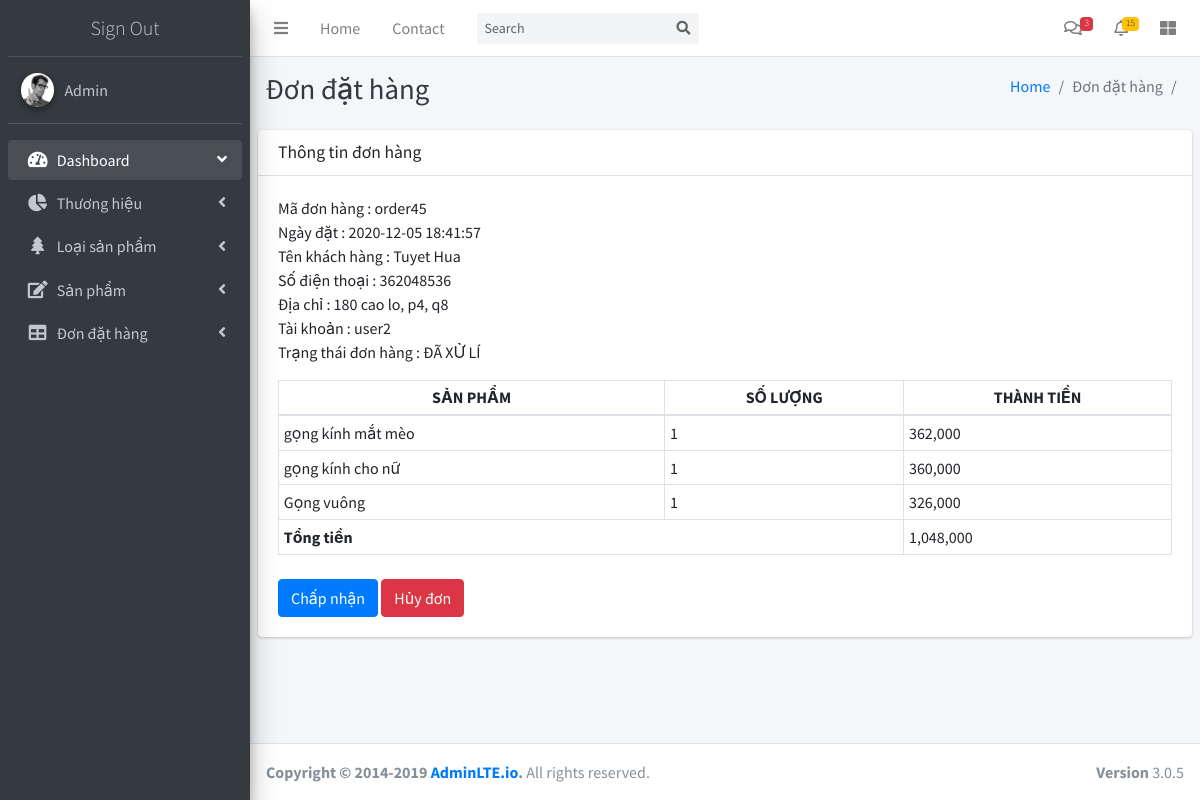
The page /admin/index.php?m=order&p=detail&idorder=order45 (signed in) on the database its author committed.
### tables this page shows
CREATE TABLE IF NOT EXISTS `t_order` (
  `orderId` varchar(50) NOT NULL,
  `createDate` datetime NOT NULL,
  `customer` varchar(100) NOT NULL,
  `phone` int(12) NOT NULL,
  `address` varchar(150) NOT NULL,
  `status` int(11) NOT NULL,
  `userName` varchar(50) NOT NULL,
  PRIMARY KEY (`orderId`)
);

CREATE TABLE IF NOT EXISTS `t_orderdetail` (
  `orderId` varchar(50) NOT NULL,
  `prodId` varchar(20) NOT NULL,
  `quantity` int(11) NOT NULL,
  `total` double NOT NULL,
  PRIMARY KEY (`orderId`,`prodId`),
  KEY `FK_Detail_Product` (`prodId`)
);

CREATE TABLE IF NOT EXISTS `t_product` (
  `prodId` varchar(20) NOT NULL,
  `prodName` varchar(100) NOT NULL,
  `prodDes` text NOT NULL,
  `price` int(11) NOT NULL,
  `prodBrand` varchar(20) NOT NULL,
  `prodType` varchar(20) NOT NULL,
  `prodImage` varchar(200) NOT NULL,
  PRIMARY KEY (`prodId`),
  KEY `FK_Product_Brand` (`prodBrand`),
  KEY `FK_Product_Category` (`prodType`)
);

### admin/model/order.php (called while the page is built, shortened)
<?php
  function getOrderById($obj, $id){
      $sm = $obj->prepare("SELECT * FROM t_order WHERE orderId = :id");
      $sm->bindParam(":id", $id, PDO::PARAM_STR);
      $sm->execute();
      $data = $sm->fetch();
      return $data;
    }
  function getDetailByOrderId($obj, $id){
      $sm = $obj->prepare("SELECT t_orderdetail.*, t_product.prodName FROM t_orderdetail LEFT JOIN t_product
      ON t_orderdetail.prodId = t_product.prodId WHERE orderId = :id");
      $sm->bindParam(":id", $id, PDO::PARAM_STR);
      $sm->execute();
      $data = $sm->fetchAll();
      return $data;
    }
?>

### admin/modules/order/detail.php (the view, shortened to what this page needs)
<?php
  if(isset($_GET['idorder'])){
    $id = $_GET['idorder'];
  }
  $order = getOrderById($obj, $id);
  $detail = getDetailByOrderId($obj, $id);
  $tongtien = 0;
?>
<div class="card">
  <div class="card-header">
    <h5 class="card-title">Thông tin đơn hàng </h5>
  </div>
  <div class="card-body">
    <p>
      Mã đơn hàng : <?php echo $order["orderId"] ?><br>
      Ngày đặt : <?php echo $order['createDate'] ?><br>
      Tên khách hàng : <?php echo $order['customer'] ?><br>
      Số điện thoại : <?php echo $order['phone'] ?><br>
      Địa chỉ : <?php echo $order['address'] ?><br>
      Tài khoản : <?php echo $order['userName'] ?><br>
      Trạng thái đơn hàng : <?php switch($order['status']){
            case 2:
              echo "ĐÃ XỬ LÍ";
            break;
          }?>
    </p>
    <table class="table table-bordered  table-sm">
      <thead>
        <tr>
          <th class="text-center">SẢN PHẨM</th>
          <th class="text-center">SỐ LƯỢNG</th>
          <th class="text-center">THÀNH TIỀN</th>
        </tr>
      </thead>
      <tbody>
      <?php foreach($detail as $v){
        $tongtien += $v['total']; ?>
        <tr>
          <td><?php echo $v['prodName'] ?></td>
          <td><?php echo $v['quantity'] ?></td>
          <td><?php echo number_format($v['total']) ?></td>
        </tr>
      <?php } ?>
      <tr>
        <td colspan="2"><strong>Tổng tiền</strong></td>
        <td><?php echo number_format($tongtien) ?></td>
        </tr>
      </tbody>
    </table><br>
    <form action="" method="post">
      <input type="submit" value="Chấp nhận" class="btn btn-primary" name="acceptOrder">
      <input type="submit" value="Hủy đơn" class="btn btn-danger" name="cancelOrder">
    </form>
  </div>
</div>

### admin/index.php (shortened to what this page needs)
<?php
include "../library/connect.php";
include "model/product.php";
include "model/order.php";
$modules = array("brand", "categories", "product", "order");
$pages = array("list", "create", "delete", "edit", "detail");
?>
<!DOCTYPE html>
<html lang="vn">
<head>
  <?php include "block/head.php" ?>
</head>
<body class="hold-transition sidebar-mini">
  <div class="wrapper">
    <nav class="main-header navbar navbar-expand navbar-white navbar-light">
      <?php include "block/left_navbar.php" ?>
      <?php include "block/right_navbar.php" ?>
    </nav>
    <aside class="main-sidebar sidebar-dark-primary elevation-4">
      <div class="sidebar">
        <?php include "block/sidebar_user.php" ?>
        <?php include "block/sidebar_menu.php" ?>
      </div>
    </aside>
    <div class="content-wrapper">
      <?php include "block/content_header.php" ?>
      <div class="content">
        <?php
          if(isset($_GET["m"]) && isset($_GET["p"]))
          {
            $m = $_GET["m"];
            $p = $_GET["p"];
            foreach($modules as $module){
              if($module == $m){
                foreach($pages as $page){
                  if($page == $p){
                    include "modules/".$m."/".$p.".php";
                  }
                }
              }
            }
          }else{
            include "block/main_content.php";
          }
        ?>
      </div>
    </div>
    <?php include "block/footer.php" ?>
  </div>
</body>
</html>

### rows shown on the page
t_order: orderId "order45", createDate "2020-12-05 18:41:57", customer "Tuyet Hua", phone "362048536", address "180 cao lo, p4, q8", userName "user2", status "ĐÃ XỬ LÍ", tongtien "1,048,000"
t_orderdetail: prodId.prodName "gọng kính mắt mèo", quantity "1", total "362,000"
t_orderdetail: prodId.prodName "gọng kính cho nữ", quantity "1", total "360,000"
t_orderdetail: prodId.prodName "Gọng vuông", quantity "1", total "326,000"

### other values the page prints
$h1 "Đơn đặt hàng"
